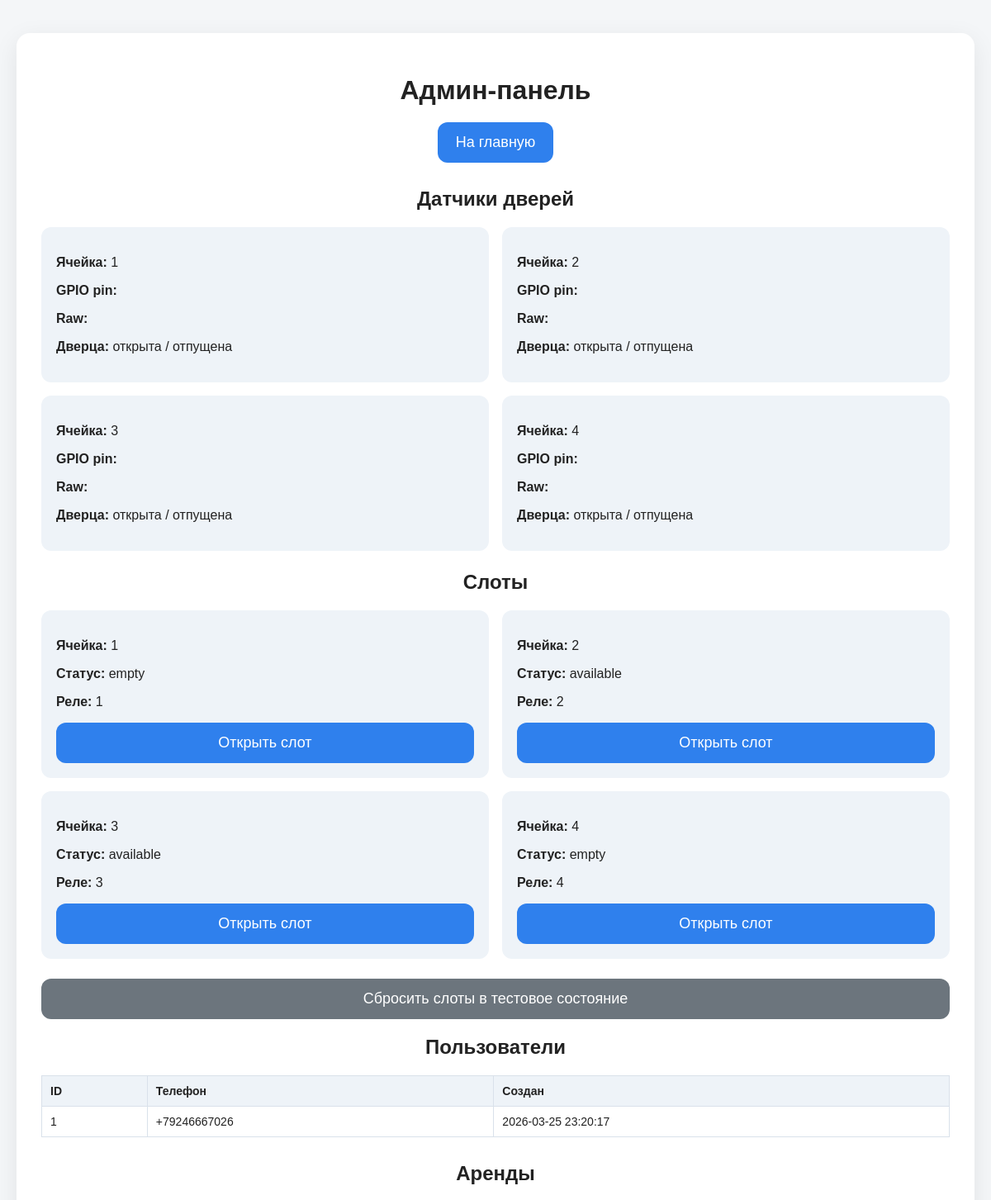
The page /admin (upper part) on the database its author committed.
### app/models.py (models this page shows)
class Slot(Base):
    __tablename__ = "slots"
    id = Column(Integer, primary_key=True, index=True)
    slot_number = Column(Integer, unique=True, nullable=False)
    relay_channel = Column(Integer, nullable=False)
    status = Column(String, default="available")

class User(Base):
    __tablename__ = "users"
    id = Column(Integer, primary_key=True, index=True)
    phone = Column(String, unique=True, index=True, nullable=False)
    pin_hash = Column(String, nullable=False)
    created_at = Column(DateTime(timezone=True), server_default=func.now())
    rentals = relationship("Rental", back_populates="user")

### app/main.py (the view)
@app.get("/admin", response_class=HTMLResponse)
def admin_page(request: Request, db: Session = Depends(get_db)):
    cleanup_expired_operations(db)
    users = db.query(User).order_by(User.id.desc()).all()
    rentals = db.query(Rental).order_by(Rental.id.desc()).all()
    slots = db.query(Slot).order_by(Slot.slot_number).all()
    events = db.query(EventLog).order_by(EventLog.id.desc()).limit(100).all()
    suspicious_events = db.query(EventLog).filter(
        EventLog.event_type.like("suspicious_%")
    ).order_by(EventLog.id.desc()).limit(50).all()
    doors = sensor_controller.get_all_doors()
    return templates.TemplateResponse(
        request=request,
        name="admin.html",
        context={
            "request": request,
            "users": users,
            "rentals": rentals,
            "slots": slots,
            "events": events,
            "suspicious_events": suspicious_events,
            "doors": doors,
        },
    )

### app/templates/admin.html (shortened to what this page needs)
<!DOCTYPE html>
<html lang="ru">
<head>
    <link rel="stylesheet" href="/static/style.css">
</head>
<body>
    <div class="container admin-page">
        <h1>Админ-панель</h1>
        <div class="buttons">
            <a class="btn" href="/">На главную</a>
        </div>
        <h2>Датчики дверей</h2>
        <div class="admin-grid">
            {% for slot_number, door in doors.items() %}
            <div class="admin-card">
                <p><strong>Ячейка:</strong> {{ slot_number }}</p>
                <p><strong>GPIO pin:</strong> {{ door.pin }}</p>
                <p><strong>Raw:</strong> {{ door.raw }}</p>
                <p><strong>Дверца:</strong>
                    {% if door.closed %}
                        закрыта / нажата
                    {% else %}
                        открыта / отпущена
                    {% endif %}
                </p>
            </div>
            {% endfor %}
        </div>
        <h2>Слоты</h2>
        <div class="admin-grid">
            {% for slot in slots %}
            <div class="admin-card">
                <p><strong>Ячейка:</strong> {{ slot.slot_number }}</p>
                <p><strong>Статус:</strong> {{ slot.status }}</p>
                <p><strong>Реле:</strong> {{ slot.relay_channel }}</p>
                <form method="post" action="/admin/open-slot">
                    <button type="submit" class="btn">Открыть слот</button>
                </form>
            </div>
            {% endfor %}
        </div>
        <div style="margin-top: 20px;">
            <form method="post" action="/admin/reset-slots">
                <button type="submit" class="btn secondary">Сбросить слоты в тестовое состояние</button>
            </form>
        </div>
        <h2>Пользователи</h2>
        <div class="table-wrap">
            <table>
                <thead>
                    <tr>
                        <th>ID</th>
                        <th>Телефон</th>
                        <th>Создан</th>
                    </tr>
                </thead>
                <tbody>
                    {% for user in users %}
                    <tr>
                        <td>{{ user.id }}</td>
                        <td>{{ user.phone }}</td>
                        <td>{{ user.created_at }}</td>
                    </tr>
                    {% endfor %}
                </tbody>
            </table>
        </div>
        <h2>Аренды</h2>
    </div>
</body>
</html>

### app/static/style.css (style rules this page uses)
body { margin: 0; padding: 0; font-family: Arial, sans-serif; background: #f4f6f8; color: #222; }
.container { max-width: 700px; margin: 40px auto; background: white; padding: 30px; border-radius: 16px; box-shadow: 0 8px 30px rgba(0,0,0,0.08); text-align: center; }
h1, h2 { margin-bottom: 20px; }
.buttons { display: flex; gap: 16px; justify-content: center; flex-wrap: wrap; margin-bottom: 30px; }
.btn { display: inline-block; padding: 14px 22px; border-radius: 12px; background: #2f80ed; color: white; text-decoration: none; border: none; cursor: pointer; font-size: 18px; }
.btn.secondary { background: #6c757d; }
form { display: flex; flex-direction: column; gap: 14px; }
.admin-page { max-width: 1100px; }
.admin-grid { display: grid; grid-template-columns: repeat(2, 1fr); gap: 16px; margin-bottom: 24px; }
.admin-card { background: #eef3f8; padding: 18px; border-radius: 12px; text-align: left; }
.table-wrap { overflow-x: auto; margin-bottom: 30px; }
table { width: 100%; border-collapse: collapse; background: white; }
th, td { border: 1px solid #d9e1ea; padding: 10px; text-align: left; font-size: 14px; }
th { background: #eef3f8; }
html, body { margin: 0; padding: 0; }

### rows shown on the page
Slot: slot_number "1", status "empty", relay_channel "1"
Slot: slot_number "2", status "available", relay_channel "2"
Slot: slot_number "3", status "available", relay_channel "3"
Slot: slot_number "4", status "empty", relay_channel "4"
User: id "1", phone "+79246667026", created_at "2026-03-25 23:20:17"

### other values the page prints
{{ slot_number }} "1" "2" "3" "4"
